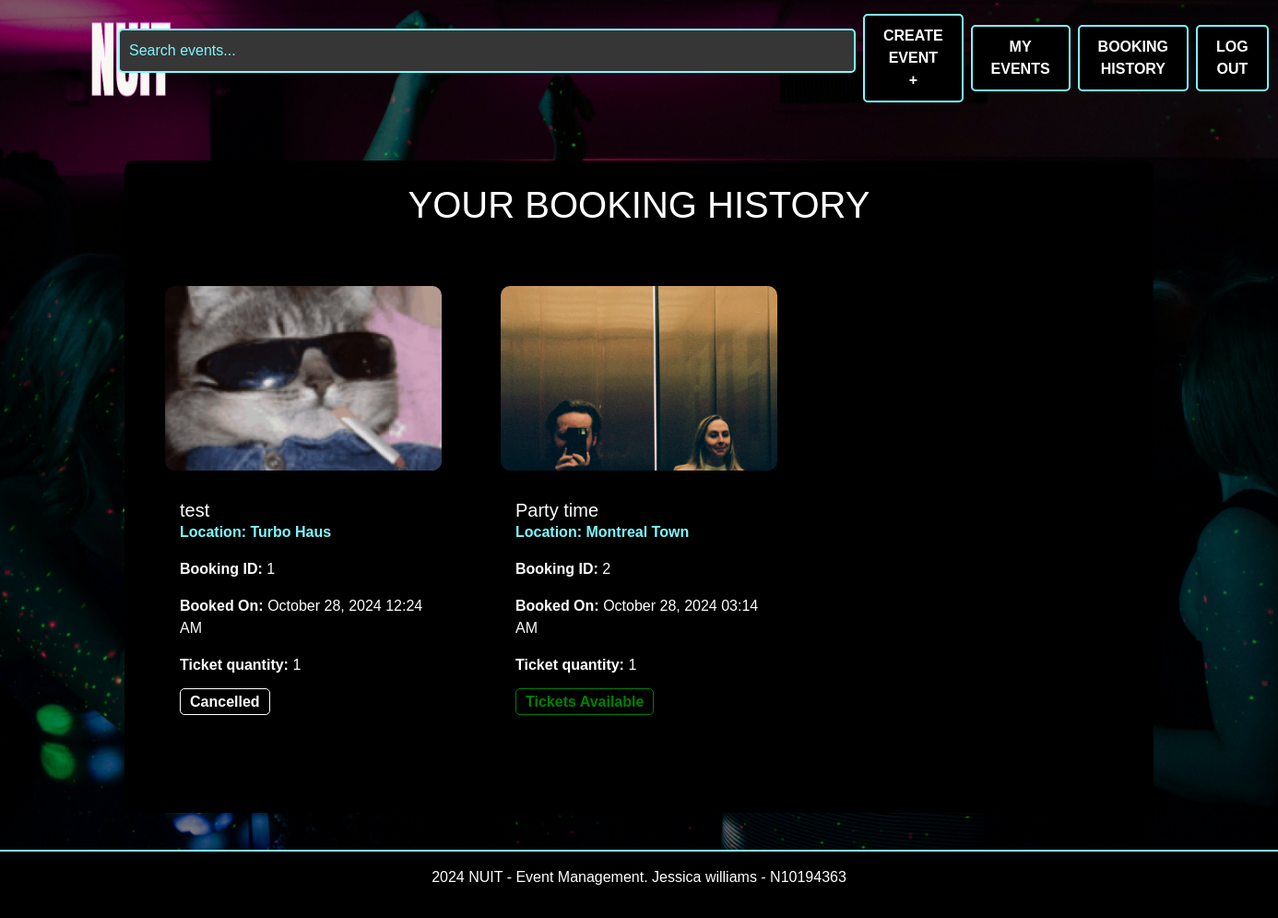
Before: /booking_history (signed in) with the older database file.
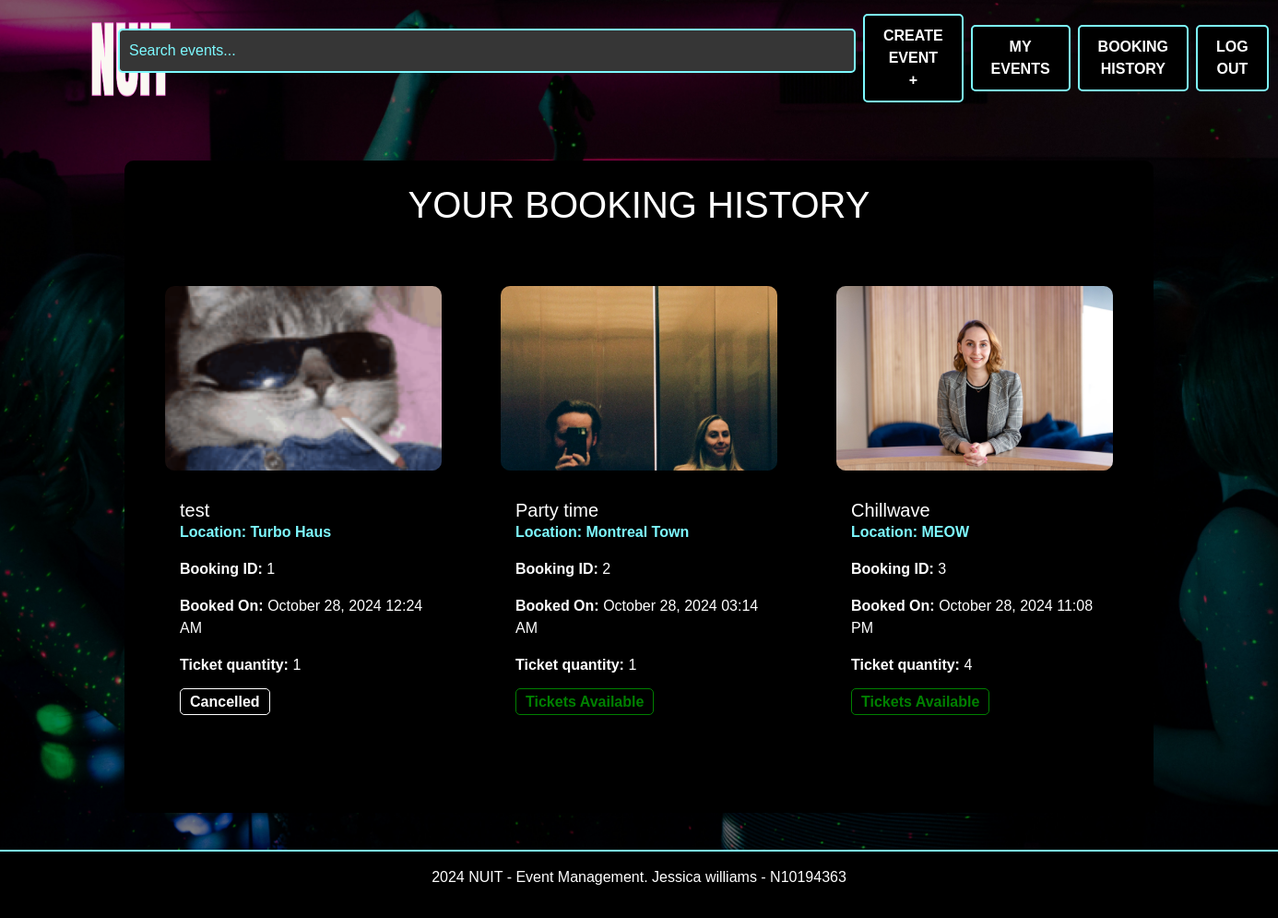
After: the same page with the newer database file.
### website/models.py (models this page shows)
class Booking(db.Model):
    id = db.Column(db.Integer, primary_key=True)
    quantity = db.Column(db.Integer, nullable=False)
    booking_date = db.Column(db.DateTime, default=datetime.now(timezone.utc))
    user_id = db.Column(db.Integer, db.ForeignKey('user.id'), nullable=False)
    event_id = db.Column(db.Integer, db.ForeignKey('event.id'), nullable=False)

class Event(db.Model):
    id = db.Column(db.Integer, primary_key=True)
    name = db.Column(db.String(100), nullable=False)
    location = db.Column(db.String(100), nullable=False)
    date = db.Column(db.DateTime, nullable=False)
    description = db.Column(db.Text, nullable=True)
    available_tickets = db.Column(db.Integer, nullable=False)
    categories = db.Column(db.String(200), nullable=False)
    status = db.Column(db.String(200), default="Tickets available", nullable=False)
    image = db.Column(db.String(100), nullable=True)
    creator_id = db.Column(db.Integer, db.ForeignKey('user.id'), nullable=False)
    comments = db.relationship('Comment', backref='event', lazy=True)
    bookings = db.relationship('Booking', backref='event', lazy=True)

### website/views.py (the view)
@main_bp.route('/booking_history')
@login_required
def booking_history():
    bookings = Booking.query.filter_by(user_id=current_user.id).all()
    print("Retrieved bookings:", bookings)
    return render_template('booking_history.html', bookings=bookings)

### website/__init__.py (called while the page is built)
def create_app():
    app = Flask(__name__)  # this is the name of the module/package that is calling this app
    app.debug = True
    app.secret_key = 'somesecretkey'
    app.config['SQLALCHEMY_DATABASE_URI'] = 'sqlite:///sitedata.sqlite'
    db.init_app(app)
    Bootstrap5(app)
    login_manager = LoginManager()
    login_manager.login_view = 'auth.login'
    login_manager.init_app(app)
    UPLOAD_FOLDER = 'website/static/img'
    app.config['UPLOAD_FOLDER'] = UPLOAD_FOLDER
    from .models import User
    @login_manager.user_loader
    def load_user(user_id):
       return db.session.scalar(db.select(User).where(User.id==user_id))
    from . import views
    app.register_blueprint(views.main_bp)
    from . import auth
    app.register_blueprint(auth.auth_bp)
    from .events import event_bp
    app.register_blueprint(event_bp)
    return app

### website/templates/booking_history.html (shortened to what this page needs)
{% extends "base.html" %} {% from "bootstrap5/form.html" import render_form %}
{% block content %}
<div class="container mt-5">
  <div class="section-background p-4">
    <h1 class="text-center">YOUR BOOKING HISTORY</h1>
    {% if bookings %}
    <div class="row mt-4">
      {% for booking in bookings %}
      <div class="col-md-6 col-lg-4 mb-4">
        <div class="event-card mb-4">
          <img
            src="{{ url_for('static', filename=booking.event.image.replace('website/static/', '')) }}"
            alt="Event Image"
            class="card-img-top"
            style="max-height: 200px; object-fit: cover"
          />
          <div class="p-3">
            <h5 class="card-title">{{ booking.event.name }}</h5>
            <p class="location">
              <strong>Location:</strong> {{ booking.event.location }}
            </p>
            <p><strong>Booking ID:</strong> {{ booking.id }}</p>
            <p>
              <strong>Booked On:</strong> {{ booking.booking_date.strftime('%B
              %d, %Y %I:%M %p') }}
            </p>
            <p><strong>Ticket quantity:</strong> {{ booking.quantity }}</p>
            {% if booking.event.status == 'Sold Out' %}
            <span class="event-status status-sold-out">Sold Out</span>
            {% elif booking.event.status == 'Tickets Available' %}
            <span class="event-status status-open">Tickets Available</span>
            {% elif booking.event.status == 'Cancelled' %}
            <span class="event-status status-cancelled">Cancelled</span>
            {% elif booking.event.status == 'Inactive' %}
            <span class="event-status status-inactive">Inactive</span>
            {% endif %}
          </div>
        </div>
        </div>
        {% endfor %}
      </div>
      {% else %}
      <p class="text-center mt-5">
        What are you waiting for? Go book a party! 🥳
      </p>
      {% endif %}
    </div>
  </div>
  {% endblock %}

### website/templates/base.html (shortened to what this page needs)
<html>
  <head>
    <link
      href="https://cdn.jsdelivr.net/npm/bootstrap@5.3.2/dist/css/bootstrap.min.css"
      rel="stylesheet"
    />
    <link
      rel="stylesheet"
      href="{{ url_for('static', filename='css/styles.css') }}"
    />
  </head>
  <body>
    <header>
      <nav class="navbar navbar-expand-lg navbar-dark bg-dark">
        <div
          class="container-fluid d-flex justify-content-between align-items-center"
        >
          <a class="navbar-brand" href="{{ url_for('main.index') }}">
          </a>
          <form method="GET" action="{{ url_for('main.index') }}"class="d-flex mx-auto">
            <input
              class="form-control"
              type="search"
              name="search"
              placeholder="Search events..."
              aria-label="Search"
              style="width: 800px"
            />
          </form>
          {% if current_user.is_authenticated %}
          <div class="d-flex ms-2">
            <a href="{{ url_for('main.create_event') }}">
              <button class="btn">Create Event +</button>
            </a>
          </div>
          <div class="d-flex ms-2">
            <a href="{{ url_for('main.user_events') }}" class="btn"
              >My Events</a
            >
          </div>
          <div class="d-flex ms-2">
            <a href="{{ url_for('main.booking_history') }}" class="btn"
              >Booking History</a
            >
          </div>
          <div class="d-flex ms-2">
            <a href="{{ url_for('auth.logout') }}" class="btn">Log Out</a>
          </div>
            {% endif %}
          </div>
      </nav>
    </header>
    {% block content %} {% endblock %}
    <footer class="footer bg-dark text-white text-center py-3 mt-auto">
      <p>2024 NUIT - Event Management. Jessica williams - N10194363</p>
    </footer>
  </body>
</html>

### website/static/css/styles.css (style rules this page uses)
body, h1, h2, h3, h4, h5, h6, p, a, button, input, footer, .search-bar { font-family: Verdana, Geneva, sans-serif; }
html, body { height: 100%; margin: 0; }
body { display: flex; flex-direction: column; justify-content: space-between; }
.navbar { background-color: transparent !important; border: none; }
.btn { background-color: #000000; color: white; border: 2px solid rgb(125, 249, 255); padding: 10px 20px; border-radius: 5px; font-weight: bold; text-transform: uppercase; transition: background-color 0.3s ease, border-color 0.3s ease; }
.event-status { font-weight: bold; padding: 5px 10px; border-radius: 5px; background-color: black; border: 1px solid; }
.status-open { color: green; border-color: green; }
.status-cancelled { color: white; border-color: white; }
.event-card { background-color: #000000; border-radius: 10px; padding: 20px; margin: 20px 0; }
.event-card img { width: 100%; height: 200px; object-fit: cover; border-radius: 10px; margin-bottom: 15px; }
.location { color: #7DF9FF; font-weight: bold; }
body { background-image: url('../img/background.jpg'); background-size: cover; background-position: center; background-repeat: no-repeat; background-attachment: fixed; color: white; position: relative; z-index: 0; }
body::before { content: ""; position: fixed; top: 0; left: 0; width: 100%; height: 100%; background-color: rgba(0, 0, 0, 0.5); z-index: -1; }
.section-background { background-color: black; padding: 40px 20px; margin-bottom: 40px; border-radius: 10px; }
.footer { background-color: #000000 !important; color: white !important; padding: 20px; text-align: center; border-top: 2px solid #7DF9FF; flex-shrink: 0; }
.form-control { background-color: rgb(54, 54, 54); color: #7DF9FF; border: 2px solid #7DF9FF; border-radius: 5px; padding: 10px; }
.form-control::placeholder { color: #7DF9FF; }

Changed rows visible on the page:
added Booking: image (picture), event.name "Chillwave", event.location "MEOW", id "3", booking_date "October 28, 2024 11:08 PM", quantity "4", shows "Tickets Available"
